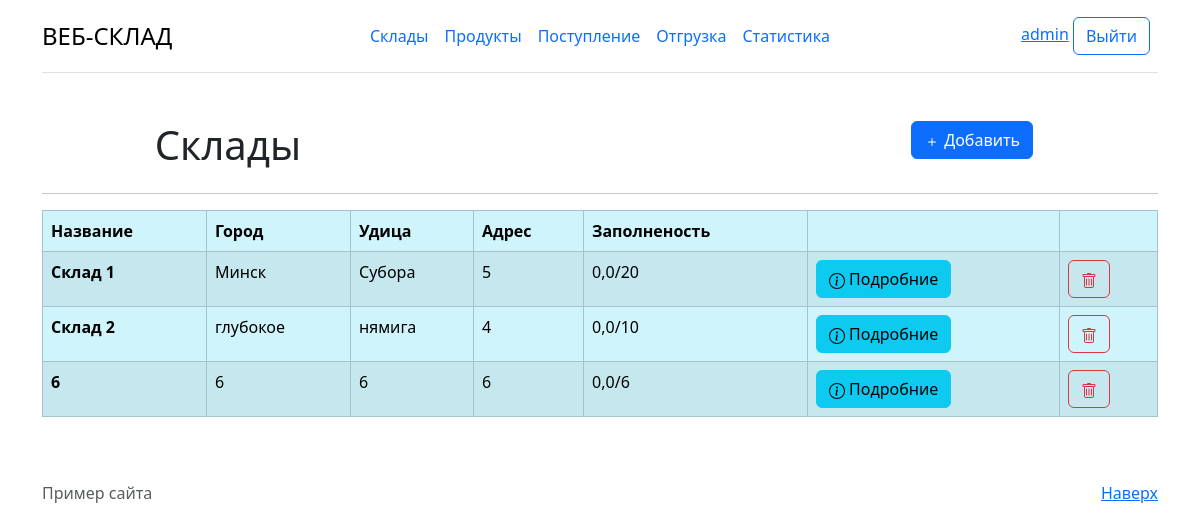
The app's page /warehouses/ (signed in), older data.
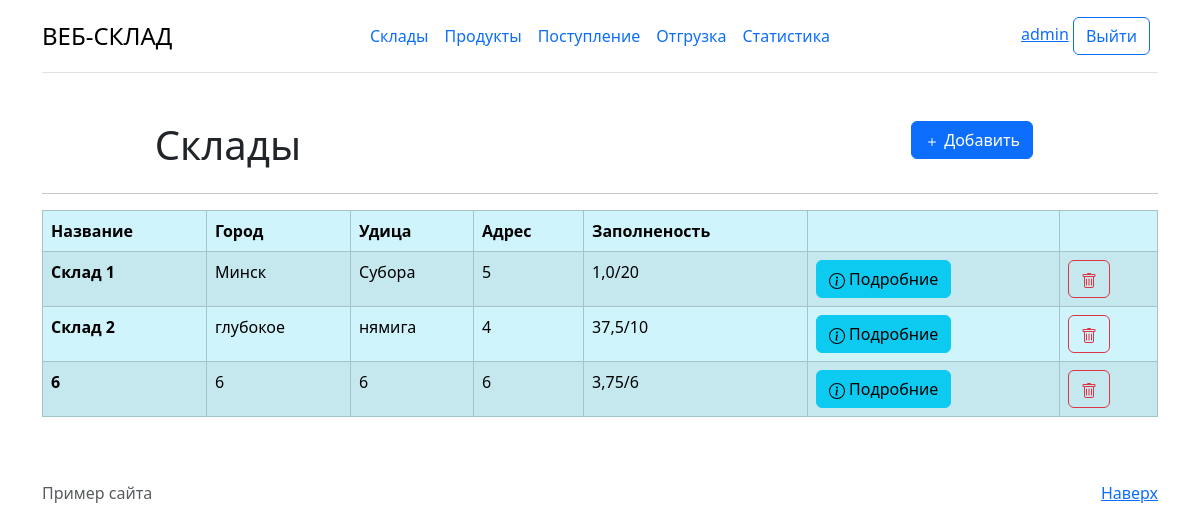
The same page, newer data.
### warehouses/models.py (models this page shows, shortened)
class Stock(models.Model):
    title = models.CharField('Название',max_length = 50)
    city = models.CharField('Город', max_length = 50)
    street = models.CharField('Улица', max_length = 50)
    address = models.CharField('Адрес', max_length = 50)
    number_racks = models.IntegerField('Количество стиложей')
    occupancy_status = models.FloatField('Заполниность стиложей',default=0)
    class Meta:
        verbose_name = "Склад"
        verbose_name_plural = "Склады"

### warehouses/views.py (the view)
# urls.py: path('', views.StockListView.as_view(), name='warehouses/main'),
class StockListView(LoginRequiredMixin, ListView):
    model = Stock
    template_name = "warehouses/main.html"
    context_object_name = "stock"

### warehouses/templates/warehouses/main.html (shortened to what this page needs)
{% extends 'main/layout.html'%}
{% block container %}
<div class="container mt-5">
    <div class="container text-center">
      <div class="row">
        <div class="col">
          <h1>Cклады</h1>
        </div>
        <div class="col">
        </div>
        <div class="col">
          <a href="{% url 'warehouses/add' %}" type="button" class="btn btn-primary">
            <svg xmlns="http://www.w3.org/2000/svg" width="16" height="16" fill="currentColor" class="bi bi-plus" viewBox="0 0 16 16">
              <path d="M8 4a.5.5 0 0 1 .5.5v3h3a.5.5 0 0 1 0 1h-3v3a.5.5 0 0 1-1 0v-3h-3a.5.5 0 0 1 0-1h3v-3A.5.5 0 0 1 8 4"></path>
            </svg>
            Добавить
          </a>
        </div>
      </div>
    </div>
  <hr>
  {% if stock %}
      <table class="table table-info table-striped table-bordered " >
        <thead>
        <tr>
          <th scope="col">Название</th>
          <th scope="col">Город</th>
          <th scope="col">Удица</th>
          <th scope="col">Адрес</th>
          <th scope="col">Заполненость</th>
          <th scope="col"></th>
          <th scope="col"></th>
        </tr>
        </thead>
        <tbody>
        {% for el in stock%}
        <tr>
          <th>{{el.title}}</th>
          <td>{{el.city}}</td>
          <td>{{el.street}}</td>
          <td>{{el.address}}</td>
          <td>{{el.occupancy_status}}/{{el.number_racks}}</td>
          <th>
            <a href="{%  url 'warehouses/stock_detail' el.id %} " type="button" class="btn btn-info">
              Подробние
            </a>
          </th>
          <th>
            <a href="{%  url 'warehouses/stock_delete' el.id %} " type="button" class="btn btn-outline-danger">
            </a>
          </th>
        </tr>
        {% endfor %}
        </tbody>
      </table>
  {%else%}
      <p>У вас нет складов</p>
  {% endif %}
  </div>
{% endblock %}

Row changes from the older to the newer data that the page shows:
changed Stock "Склад 1": occupancy_status "0,0" → "1,0"
changed Stock "Склад 2": occupancy_status "0,0" → "37,5"
changed Stock (number 3 of 3 on the later page): occupancy_status "0,0" → "3,75"
